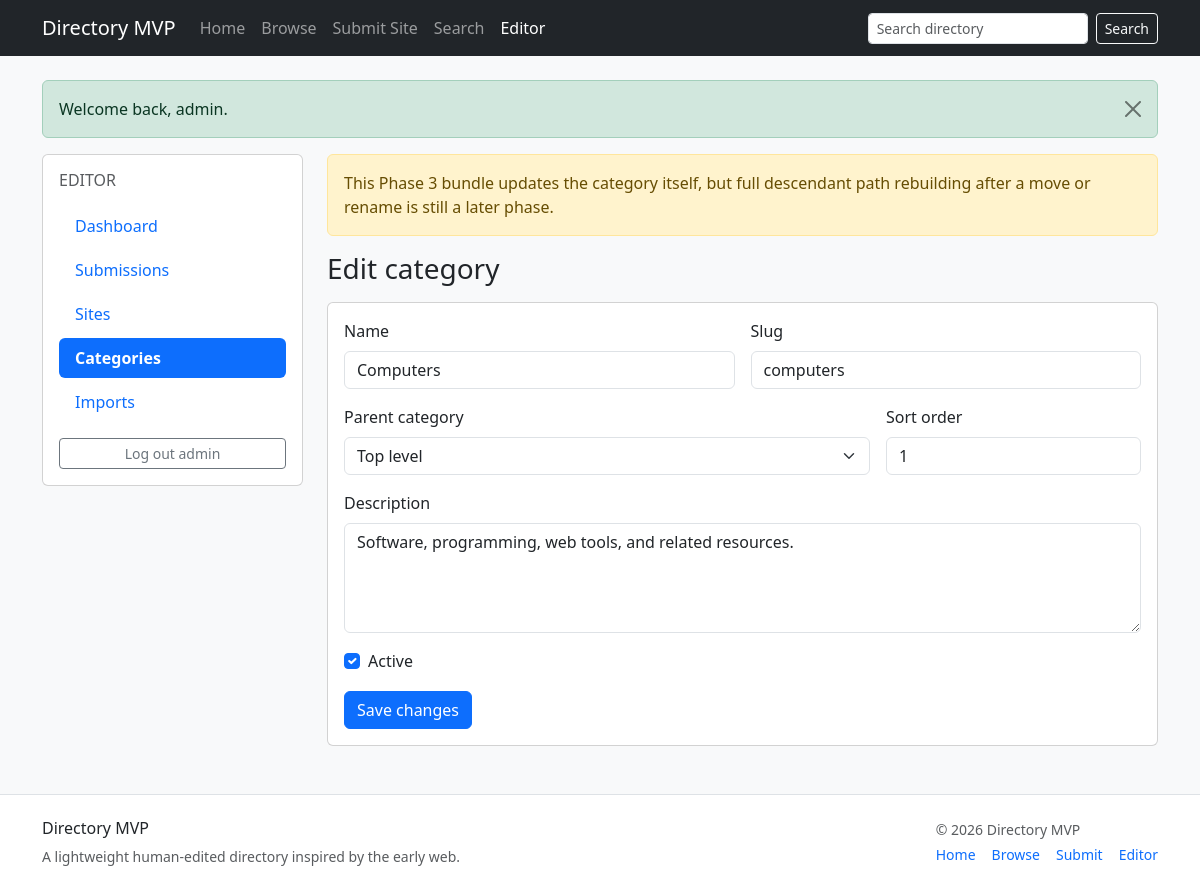
The app's page /editor/categories/1/edit (signed in) with its own data.
### tables this page shows
CREATE TABLE categories (
    id INT UNSIGNED AUTO_INCREMENT PRIMARY KEY,
    parent_id INT UNSIGNED NULL,
    slug VARCHAR(150) NOT NULL,
    path VARCHAR(500) NOT NULL,
    name VARCHAR(150) NOT NULL,
    description TEXT NULL,
    sort_order INT NOT NULL DEFAULT 0,
    is_active TINYINT(1) NOT NULL DEFAULT 1,
    source_type ENUM('manual','dmoz_import') NOT NULL DEFAULT 'manual',
    source_key VARCHAR(255) NULL,
    import_batch_id INT UNSIGNED NULL,
    created_at DATETIME NOT NULL DEFAULT CURRENT_TIMESTAMP,
    updated_at DATETIME NOT NULL DEFAULT CURRENT_TIMESTAMP,
    CONSTRAINT fk_categories_parent FOREIGN KEY (parent_id) REFERENCES categories(id) ON DELETE SET NULL,
    UNIQUE KEY uq_categories_path (path(191)),
    KEY idx_categories_parent (parent_id),
    KEY idx_categories_slug (slug),
    KEY idx_categories_import_batch (import_batch_id)
);

### app/Core/Controller.php (called while the page is built, shortened)
<?php
class Controller
{
    protected function view(string $view, array $data = []): void
    {
        extract($data, EXTR_SKIP);
        $viewFile = dirname(__DIR__) . '/Views/' . $view . '.php';
        require dirname(__DIR__) . '/Views/layouts/header.php';
        require $viewFile;
        require dirname(__DIR__) . '/Views/layouts/footer.php';
    }
}

### app/Controllers/EditorCategoryController.php (called while the page is built, shortened)
<?php
class EditorCategoryController extends Controller
{
    public function edit(int $id): void
    {
        $categoryModel = new Category($this->db);
        $category = $categoryModel->findById($id);
        $this->view('editor/categories/edit', [
            'pageTitle' => 'Edit Category',
            'category' => $category,
            'categories' => $categoryModel->allActive(),
        ]);
    }
}

### public/index.php (called while the page is built, shortened)
<?php
$basePath = dirname(__DIR__);
spl_autoload_register(function (string $class) use ($basePath) {
    $prefix = 'App\\';
    $relative = substr($class, strlen($prefix));
    $file = $basePath . '/app/' . str_replace('\\', '/', $relative) . '.php';
});
require $basePath . '/app/helpers.php';
$appConfig = require $basePath . '/config/app.php';
$dbConfig = require $basePath . '/config/database.php';
$db = new App\Core\Database($dbConfig);
$router = new App\Core\Router();
$router->dispatch($_SERVER['REQUEST_METHOD'], $_SERVER['REQUEST_URI'], $db, $appConfig);

### app/Core/Database.php (called while the page is built, shortened)
<?php
class Database
{
    private PDO $pdo;
    public function __construct(array $config)
    {
        $dsn = sprintf(
            'mysql:host=%s;port=%d;dbname=%s;charset=%s',
            $config['host'],
            $config['port'],
            $config['database'],
            $config['charset']
        );
        $this->pdo = new PDO($dsn, $config['username'], $config['password'], [
            PDO::ATTR_ERRMODE => PDO::ERRMODE_EXCEPTION,
            PDO::ATTR_DEFAULT_FETCH_MODE => PDO::FETCH_ASSOC,
        ]);
    }
    public function query(string $sql, array $params = []): PDOStatement
    {
        $stmt = $this->pdo->prepare($sql);
        $stmt->execute($params);
        return $stmt;
    }
    public function fetch(string $sql, array $params = []): ?array
    {
        $row = $this->query($sql, $params)->fetch();
        return $row ?: null;
    }
    public function fetchAll(string $sql, array $params = []): array
    {
        return $this->query($sql, $params)->fetchAll();
    }
}

### app/Models/Category.php (called while the page is built, shortened)
<?php
class Category extends Model
{
    public function allActive(): array
    {
        return $this->db->fetchAll(
            'SELECT * FROM categories WHERE is_active = 1 ORDER BY path ASC'
        );
    }
    public function findById(int $id): ?array
    {
        return $this->db->fetch('SELECT * FROM categories WHERE id = :id LIMIT 1', ['id' => $id]);
    }
}

### app/helpers.php (called while the page is built, shortened)
<?php
function config(string $key, $default = null)
{
    $config = $GLOBALS['app_config'] ?? [];
    return $config[$key] ?? $default;
}
function e(?string $value): string
{
    return htmlspecialchars((string) $value, ENT_QUOTES, 'UTF-8');
}
function base_url(string $path = ''): string
{
    $base = rtrim((string) config('base_url', ''), '/');
    $path = '/' . ltrim($path, '/');
    return $base . ($path === '/' ? '' : $path);
}

### app/Views/editor/categories/edit.php (the view, shortened to what this page needs)
<div class="row g-4">
    <div class="col-lg-3"><?php require __DIR__ . '/../../layouts/editor_nav.php'; ?></div>
    <div class="col-lg-9">
        <div class="alert alert-warning">This Phase 3 bundle updates the category itself, but full descendant path rebuilding after a move or rename is still a later phase.</div>
        <h1 class="h3 mb-3">Edit category</h1>
        <div class="card"><div class="card-body">
            <form method="post" action="<?= e(base_url('/editor/categories/' . $category['id'] . '/update')) ?>" class="row g-3">
                <div class="col-md-6"><label class="form-label">Name</label><input class="form-control" type="text" name="name" required value="<?= e($category['name']) ?>"></div>
                <div class="col-md-6"><label class="form-label">Slug</label><input class="form-control" type="text" name="slug" value="<?= e($category['slug']) ?>"></div>
                <div class="col-md-8"><label class="form-label">Parent category</label><select class="form-select" name="parent_id"><option value="">Top level</option></select></div>
                <div class="col-md-4"><label class="form-label">Sort order</label><input class="form-control" type="number" name="sort_order" value="<?= (int) $category['sort_order'] ?>"></div>
                <div class="col-12"><label class="form-label">Description</label><textarea class="form-control" name="description" rows="4"><?= e($category['description']) ?></textarea></div>
                <div class="col-12"><div class="form-check"><input class="form-check-input" type="checkbox" name="is_active" id="is_active" <?= (int) $category['is_active'] === 1 ? 'checked' : '' ?>><label class="form-check-label" for="is_active">Active</label></div></div>
                <div class="col-12"><button class="btn btn-primary" type="submit">Save changes</button></div>
            </form>
        </div></div>
    </div>
</div>

### app/Core/Router.php (shortened to what this page needs)
<?php
class Router
{
    private array $routes = [];
    private function addRoute(string $method, string $pattern, array $handler): void
    {
        $this->routes[] = compact('method', 'pattern', 'handler');
    }
    public function dispatch(string $method, string $uri, Database $db, array $appConfig): void
    {
        $path = parse_url($uri, PHP_URL_PATH) ?: '/';
        foreach ($this->routes as $route) {
            if ($route['method'] !== strtoupper($method)) {
                continue;
            }
            $params = $this->match($route['pattern'], $path);
            if ($params === null) {
                continue;
            }
            [$controllerClass, $action] = $route['handler'];
            $controller = new $controllerClass($db, $appConfig);
            $controller->$action(...array_values($params));
            return;
        }
    }
    private function match(string $pattern, string $path): ?array
    {
        $regex = preg_replace_callback('/\{([a-zA-Z_][a-zA-Z0-9_]*)(:([^}]+))?\}/', function ($matches) {
            $name = $matches[1];
            $subPattern = $matches[3] ?? '[^/]+';
            return '(?P<' . $name . '>' . $subPattern . ')';
        }, $pattern);
        $regex = '#^' . $regex . '$#';
        if (!preg_match($regex, $path, $matches)) {
            return null;
        }
        $params = [];
        foreach ($matches as $key => $value) {
            if (!is_int($key)) {
                $params[$key] = $value;
            }
        }
        return $params;
    }
}

### public/assets/css/app.css (style rules this page uses)
body { min-height: 100vh; }

### records on screen
categories: name "Computers", slug "computers", sort_order "1", description "Software, programming, web tools, and related resources.", is_active "☑"
